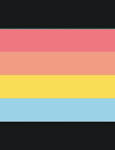
#> input picture tutcode/pic.png, 115 x 150 px
$ python 3dhistogram.py --image pic.png
#> lines starting #> are read from the running program, lines starting #| are printed output that depends on the picture
#for 3d histogram
from mpl_toolkits.mplot3d import Axes3D
import matplotlib.pyplot as plt
import numpy as np
import argparse
import cv2

ap = argparse.ArgumentParser()
ap.add_argument("-i", "--image", required = True,
	help = "Path to the image")
ap.add_argument("-s", "--size", required = False,
	help = "Size of largest color bin", default = 5000)
ap.add_argument("-b", "--bins", required = False,
	help = "Number of bins per color channel", default=8)
args = vars(ap.parse_args())

image = cv2.imread(args["image"])
#> image is the input picture: shape (150, 115, 3); mean B, G, R 99, 119, 145.4
size = float(args["size"])
bins = int(args["bins"])

#3 channels, number of bins, and range for the graph
hist = cv2.calcHist([image], [0, 1, 2],
    None, [bins, bins, bins], [0, 256, 0, 256, 0, 256])

print("3D histogram shape: %s, with %d values" % (
	hist.shape, hist.flatten().shape[0]))
#| 3D histogram shape: (8, 8, 8), with 512 values

fig = plt.figure()
ax = fig.add_subplot(111, projection="3d")

ratio = size / np.max(hist)
#> ratio = 0.791

for (x, plane) in enumerate(hist):
	for (y, row) in enumerate(plane):
		for (z, col) in enumerate(row):
			if hist[x][y][z] > 0.0:
				siz = ratio * hist[x][y][z]
				rgb = (z / (bins - 1), y / (bins - 1), x / (bins - 1))
				ax.scatter(x, y, z, s = siz, facecolors = rgb)
#> this loop made 8 passes

plt.show()
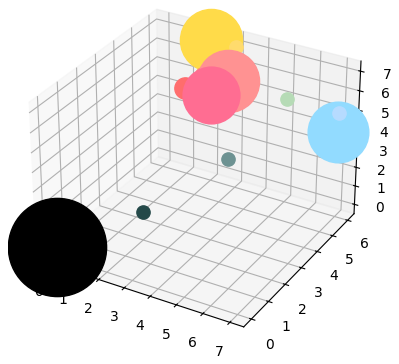
#> figure drawn by matplotlib, 1 panel
